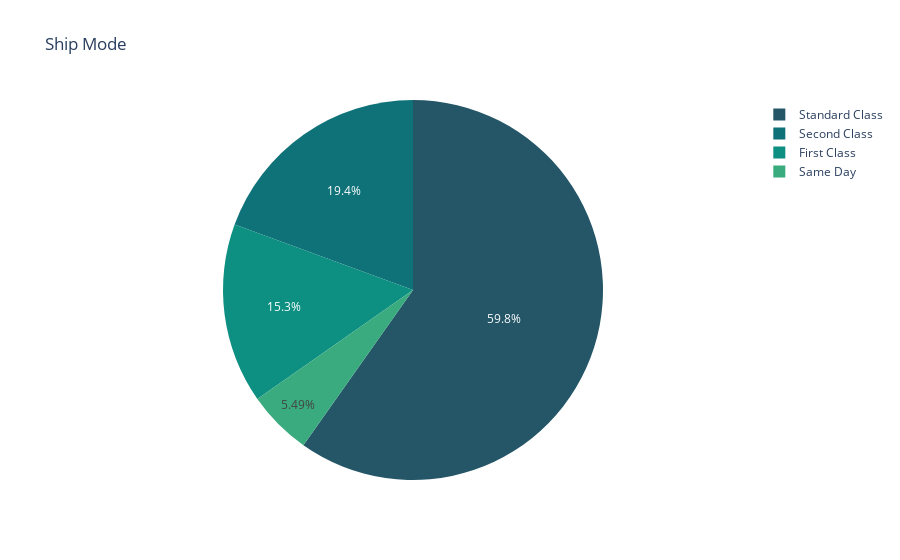

Write notebook code for a chart like this one.
### Code cell
fig = px.pie(df,names='Ship Mode',title='Ship Mode',values=np.ones(df.shape[0]),
             color_discrete_sequence=px.colors.sequential.Aggrnyl)
fig.show()

### Figure 1 — Plotly figure (JSON) as saved in the notebook; plotly's stock layout.template omitted (floating-point values rounded to 4 significant figures; data arrays with more than 128 entries replaced by an {"elided": "..."} marker saying what was removed)
{"data": [{"domain": {"x": [0, 1], "y": [0, 1]}, "hovertemplate": "Ship Mode=%{label}<br>value=%{value}<extra></extra>", "labels": {"elided": "9800 str values"}, "legendgroup": "", "name": "", "showlegend": true, "type": "pie", "values": {"elided": "9800 int values"}}], "layout": {"legend": {"tracegroupgap": 0}, "piecolorway": ["rgb(36, 86, 104)", "rgb(15, 114, 121)", "rgb(13, 143, 129)", "rgb(57, 171, 126)", "rgb(110, 197, 116)", "rgb(169, 220, 103)", "rgb(237, 239, 93)"], "title": {"text": "Ship Mode"}}}
